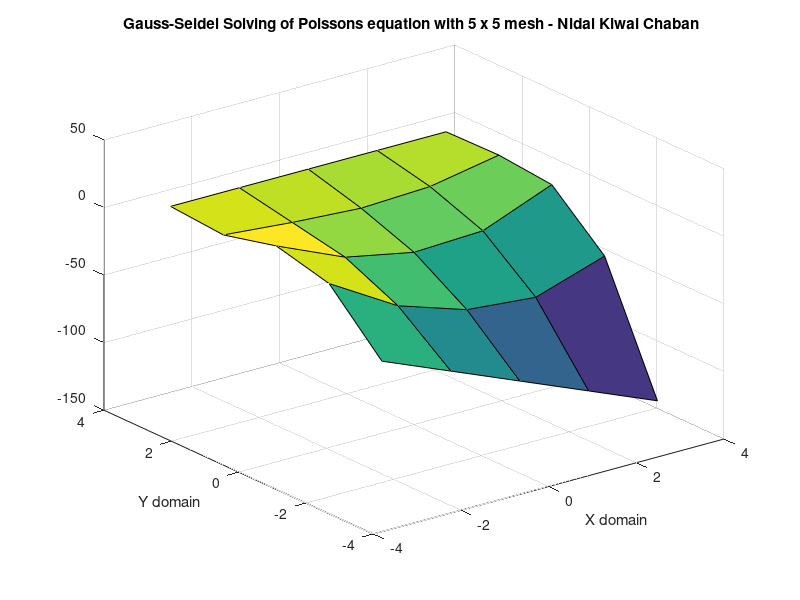
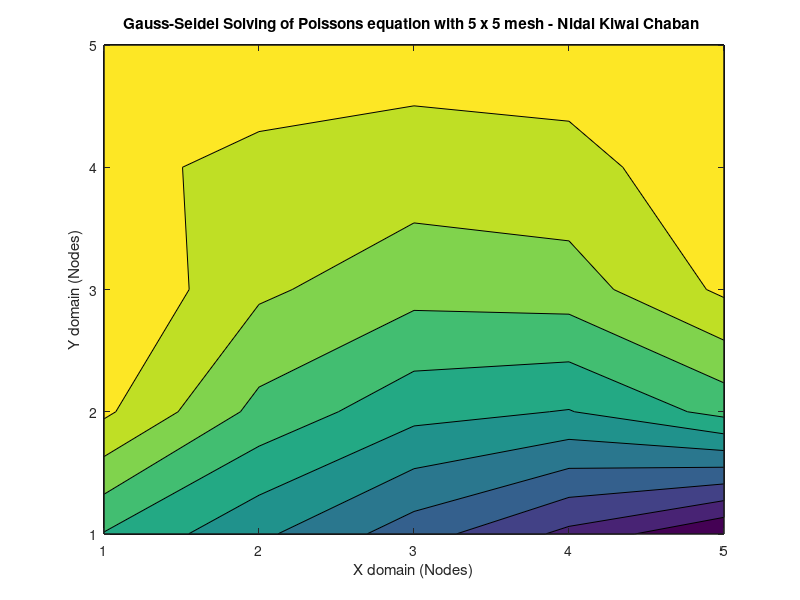

Here is the MATLAB script that generated these plots, in order:
% Poisson's Equation on a rectangle
% Nidal Kiwai Chaban
% Gauss-Seidel Method
clc
clear all
n=input('Input number of nodes n for an n x n mesh: ');
x=n;
y=n;
u=zeros(x,y);
bx=pi;
ax=-pi;
by=pi;
ay=-pi;
xd=linspace(ax,bx,x);
yd=linspace(ay,by,y);
k=0;
err=1;
h=xd(2)-xd(1);

%Boundary conditions
 u(:,1)=((by-yd(:)).^2).*cos(pi.*yd(:)/by);
 u(:,x)=yd(:).*(by-yd(:)).^2;
 u(1,:)=(((by-ay).^2).*cos(pi.*ay/by))+((xd(:)-ax)/(bx-ax)).*((ay.*((by-ay).^2)-((by-ay).^2).*cos(pi*ay/by)));
 u(y,:)=by;

tic 
while max(max(err(:)))>=1e-6
    k=k+1;
    uold=u;
    for i=2:x-1
    for j=2:y-1
        %F(i,j)=0;
        F(i,j)=cos((pi/2)*(2*((xd(i)-ax)/(bx-ax))+1))*sin(pi*(yd(j)-ay)/(by-ay));
        u(i,j)=(1/4)*(u(i+1,j)+u(i-1,j)+u(i,j+1)+u(i,j-1)+(h.^2)*F(i,j));
        
    end

    end
unew=u;
err=abs((uold-unew)./unew);
end
el=toc;


[X,Y]=meshgrid(xd,yd);
figure(1)
surf(X,Y,u) %3D Plot
xlabel('X domain')
ylabel('Y domain')
title(['Gauss-Seidel Solving of Poissons equation with '  num2str(n) ' x ' num2str(n)  ' mesh - Nidal Kiwai Chaban '])
figure(2)
contourf(u) %2D Plot
xlabel('X domain (Nodes)')
ylabel('Y domain (Nodes)')
title(['Gauss-Seidel Solving of Poissons equation with '  num2str(n) ' x ' num2str(n)  ' mesh - Nidal Kiwai Chaban '])

erb=max(max(err));

%Reporting
fprintf('Gauss-Seidel Method %d')
fprintf('\nMesh size: %d',x)
fprintf(' x %d',y)
fprintf('\nIterations: %d',k)
fprintf('\nElapsed time: %f',el);
fprintf('\nBiggest error value between u(i) and u(i-1): %.4ef',erb);
